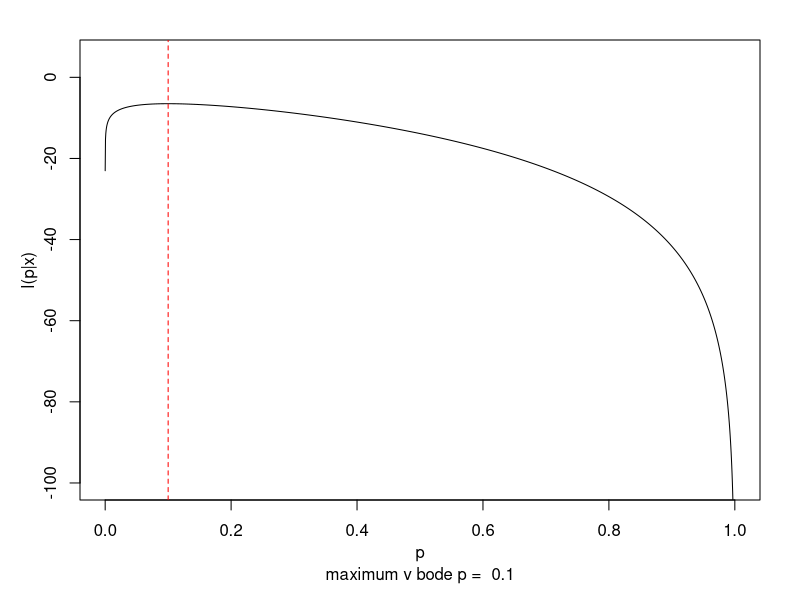
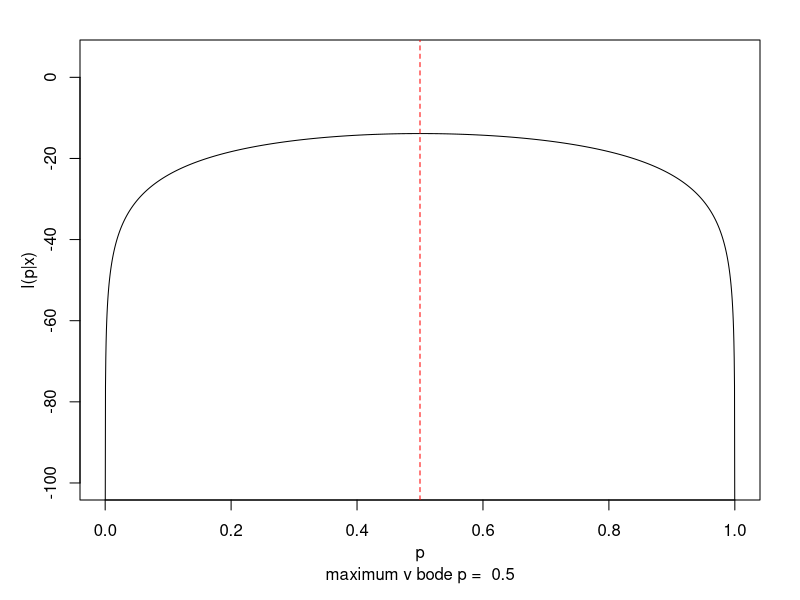
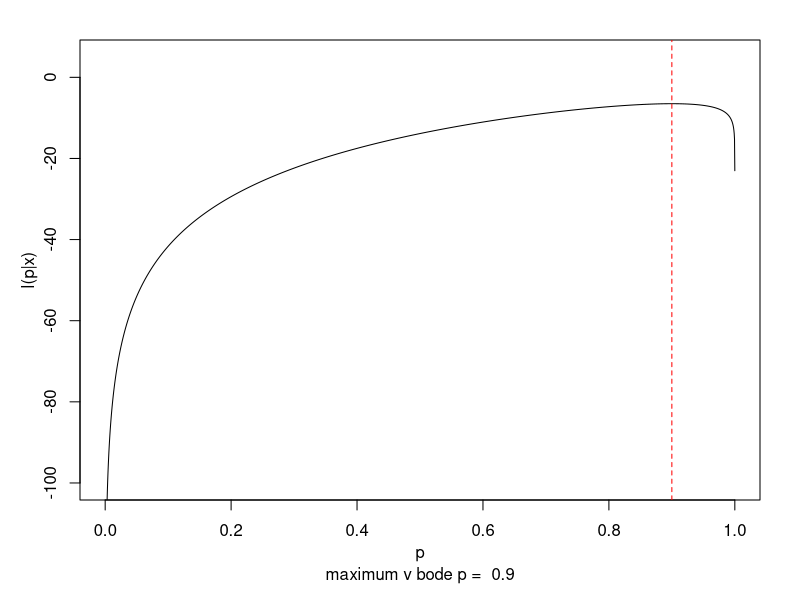
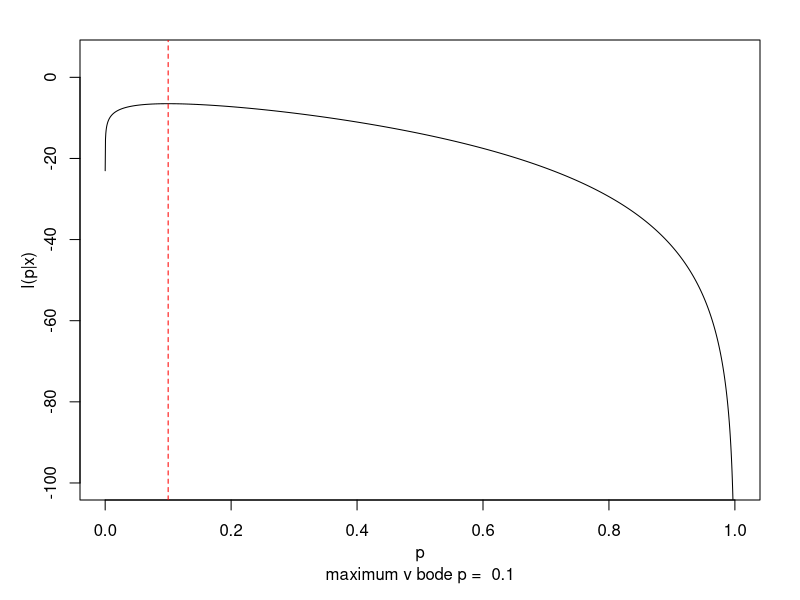
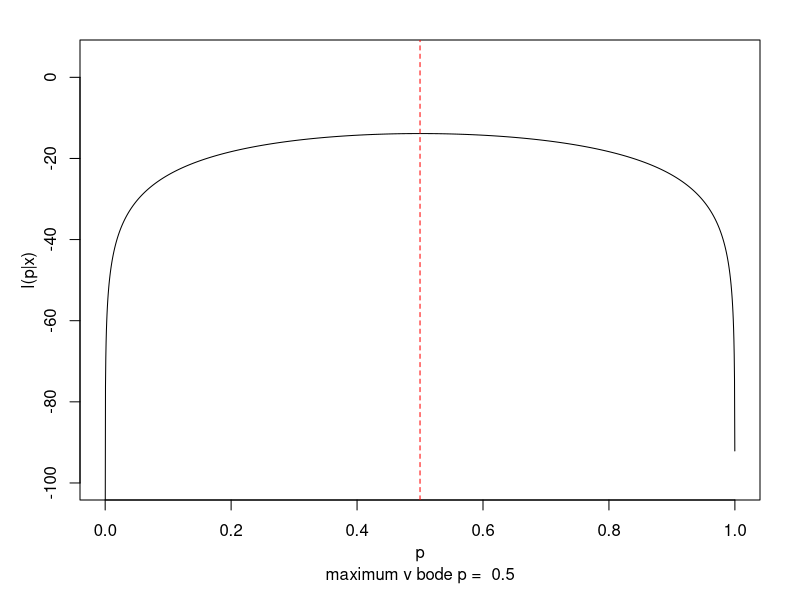
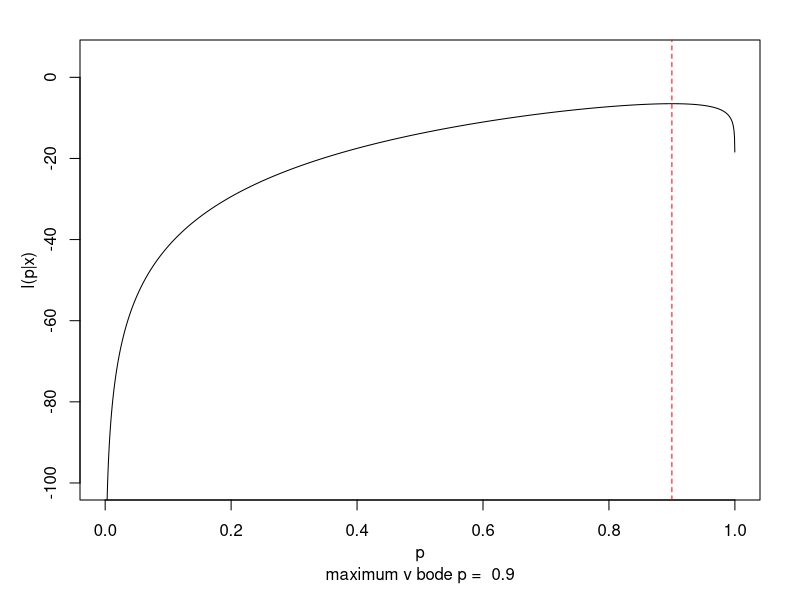

The R script that drew these images, in order: (Note: this script raises an error after producing the figures.)
# Príklad 9.1 (Maximálne vierohodný odhad parametra binomického modelu)
##Nech X ~ Bin(N, p) a realizácie X sú x.Predpokladajme, že sme pozorovali (i) x = 2,
## (ii) x = 10 a (iii) x = 18 úspechov v N = 20 pokusoch.

##Dosadením do vzorcov stanovte presnú hodnotu odhadu parametra p
# a odhad rozptylu odhadu parametra 

x <- c(2, 10, 18) # vektor poctu uspechov pre (i)-(iii)
N <- 20 # pocet Bernoulliho pokusov N
p <- x/N # vektor MLE odhadu parametra p pre (i)-(iii) 
Var_p <- p*(1-p)/N # vektor rozptylu odhadu parametra p pre (i)-(iii) 
 # sumarizacna tabulka vysledkov
tab <- data.frame(cbind(p, Var_p))
rownames(tab) <- paste('x =', x)
tab

tab_comp <- data.frame(round(t(p), 6))
names(tab_comp) = c('MLE_i', 'MLE_ii', 'MLE_iii')

##################################################################
## 3. Pomocou maximalizácie logaritmu vierohodnostnej funkcie binomického
## modelu nájdite maximálne vierohodný odhad parametra p pre situácie (i), (ii) a (iii). 
## Pre každú situáciu vykreslite krivku logaritmu vierohodnostnej funkcie binomického modelu 
## spolu s maximálne vierohodným odhadom parametra p. Maximalizáciu vykonajte:

## a. pomocou funkcie optimize():
# logaritmus verohodnostnej funkcie rozdelenia Bin(N, p) 
l <- function(p, x, N){
  return (x*log(p) + (N-x)*log(1-p))
}  

# vykreslenie pomoocou funkcie optimize()
mle_bin_optim <- function(x, N){
  poptim <- optimize(l, c(0.0001, 0.9999), x = x, N = N, maximum = T) 
  # MLE odhad p pomocou funkcie optimize(), na výstupe je #maximum (resp. minimum) a #objective
  # v #maximum je lokalizacia a v #objective je hodnota toho maxima / minima
  pmax <- poptim$maximum # vyber maxima zo vsetkych vystupov funkcie optimize() 
  par( mar = c(5,4,2,2)) # okraje grafu 5, 4, 2, 2
  p <- seq(from = 0.00001, to = 0.99999, length = 2048) # postupnost od 0.00001 do 0.99999 o dlzke 2048
  plot(p, l(p, x, N), ylim = c(-100, 5), type = 'l', ylab = '', xlab = '') # graf l(p|x)
  abline(v = pmax, col = 'red', lwd = 1, lty = 2) # zvisla cervena ciara (MLE odhad p)
  mtext('p', side = 1, line = 2.1)
  mtext(paste('maximum v bode p = ', round(pmax, 2)), side = 1, line = 3.2)
  mtext('l(p|x)', side = 2, line = 2.1)
  return(pmax) # vrat MLE odhad parametra p
}

MLE_i <- mle_bin_optim(x = x[1], N = 20) # graf + MLE odhad p pre (i) 
MLE_ii <- mle_bin_optim(x = x[2], N = 20) # graf + MLE odhad p pre (ii)
MLE_iii <- mle_bin_optim(x = x[3], N = 20) # graf + MLE odhad p pre (iii)

tab_opt <- data.frame(rbind(cbind(x, round(c(MLE_i, MLE_ii, MLE_iii), 6)))) # sumarizacna tabulka MLE odhadov pre (i)-(iii)
names(tab_opt) <- c('x', 'p_opt')
print('Sumarizacna tabulka MLE odhadov s vyuzitim optimize()')
tab_opt

tab_comp <- rbind(tab_comp,
                   data.frame(round(cbind(MLE_i, 
                                          MLE_ii, 
                                          MLE_iii), 6)))

## b. pomocou vlastnorucne naprogramovanej Newton-Raphsonovej metody RBin():
# skore funkcie pre Bin(N, p) 
S <- function(p, x, N){ # skore funkcia S(p) rozdelenia Bin(N, p)
  return (x /p - (N-x)/(1-p))
}  

# Fisherovo informacne cislo I(p) rozdelenia Bin(N, p)
I <- function(p, N) {
  return (N /(p*(1-p)))
  } 

NRbin <- function(p0, x, N, treshold = 0.00005, max_it = 100){ 
  for (i in 1:max_it){ # cyklus (konci najneskor po max_it iteraciach) 
    p1 <- p0 + S(p0, x, N)/I(p0, N) # iteracny krok
    kriterium <- abs(p1-p0) # aktualizacia rozhodovacieho kriteria 
    p0 <- p1 # aktualizacia premennej p0
    pmax <- p1 # aktualizacia MLE odhadu p
    if(kriterium < treshold){break} 
    # kontrola rozhodovacieho kriteria; splnene -> ukoncenie cyklu
  }
  return(list(pmax = pmax, k = i)) # vystup: MLE odhad p, pocet iteracii k
}

mle_bin_nr <- function(x, N, p0 = 0.001){
  pmax <- NRbin(p0, x, N)$pmax # MLE odhad p pomocou funkcie NRbin() 
  par(mar = c(5, 4, 2, 2)) # okraje grafu 5, 4, 2, 2
  p <- seq(from = 0.00001, to = 0.9999, length = 2048) # postupnost p
  plot(p, l(p, x, N), ylim = c(-100, 5), type = 'l', ylab = '', xlab = '') # graf l(p|x)
  abline(v = pmax, col = 'red', lwd = 1, lty = 2 ) # zvisla cervena ciara (MLE odhad p)
  mtext('p', side = 1, line = 2.1)
  mtext(paste('maximum v bode p = ', round(pmax, 2)), side = 1, line = 3.2)
  mtext('l(p|x)', side = 2, line = 2.1)
  return(pmax) # vrat MLE odhad parametra p
}

MLE_i <- mle_bin_nr(x = x[1], N = N) # graf + MLE odhad p pre (i) 
MLE_ii <- mle_bin_nr(x = x[2], N = N) # graf + MLE odhad p pre (ii)
MLE_iii <- mle_bin_nr(x = x[3], N = N) # graf + MLE odhad p pre (iii)

tab_NR <- data.frame(rbind(cbind(x, round(c(MLE_i, MLE_ii, MLE_iii), 6)))) # sumarizacna tabulka MLE odhadov pre (i)-(iii)
names(tab_NR) <- c('x', 'p_NR')
print('Sumarizacna tabulka MLE odhadov s vyuzitim vlastnej funkcie pre Newton-Raphson metodu()')
tab_NR

tab_comp <- rbind(tab_comp,
                  data.frame(round(cbind(MLE_i, 
                                         MLE_ii, 
                                         MLE_iii), 6)))

## c. pomocou vlastnoručne naprogramovanej metódy sečníc MSbin():
MSbin <- function(p01, p02, x, N, treshold = 1e-5, max_it = 100){
  p1 <- p01 # iniciacia premennej p1 (p01)
  p2 <- p02 # iniciacia premennej p2 (p02)
  for (i in 1:max_it){ # cyklus (konci najneskor po max_it iteraciach)
    df <- S(p2, x, N)*(p2-p1)/(S(p2, x, N) - S(p1, x, N)) # prepocet clena df
    p3 <- p2 - df # iteracny krok (s vyuzitim df)
    p1 <- p2 # aktualizacia premennej p1 
    p2 <- p3 # aktualizacia premennej p2 
    if (S(p3, x, N) == 0) { # kontrola presneho korena funkcie S(p) -> S(p3) = 0 -> koniec a vystup
      return(result <- list(pmax = p3, k = i, chyba = 0)) # vystup
    }
    else if (abs(df) < treshold){ # kontrola rozh. kriteriu; splnene -> koniec a vystup
      chyba = S(p2, x, N) * (p2 - p1) / (S(p2, x, N) - S(p1, x, N)) # vypocet chyby 
      return(result <- list(pmax = p3, k = i, chyba = chyba)) # vystup
    }
  }
}

mle_bin_ms <- function(x, N, p01 = 0.001, p02 = 0.999){
  pmax <- MSbin(p0, p1, x, N)$pmax # MLE odhad p pomocou
  par(mar = c(5, 4, 2, 2)) # okraje grafu 5, 4, 2, 2
  p <- seq(from = 0.00001, to = 0.9999, length = 2048) # postupnost 
  plot(p, l(p, x, N), ylim = c(-100, 5), type = 'l', ylab = '', xlab = '') # graf l(p|x)
  abline(v = pmax, col = 'red', lwd = 1, lty = 2) # zvisla cervena ciara (MLE odhad p)
  mtext('p', side = 1, line = 2.1)
  mtext(paste('maximum v bode p = ', round(pmax, 2)), side = 1, line = 3.2)
  mtext('l(p|x)', side = 2, line = 2.1)
  return(pmax) # vrat MLE odhad parametra p
}

MLE_i <- mle_bin_ms(x = x[1], N = N) # graf + MLE odhad p pre (i) 
MLE_ii <- mle_bin_ms(x = x[2], N = N) # graf + MLE odhad p pre (ii)
MLE_iii <- mle_bin_ms(x = x[3], N = N) # graf + MLE odhad p pre (iii)
tab_MS <- data.frame(rbind(cbind(x, round(c(MLE_i, MLE_ii, MLE_iii), 2)))) # sumarizacna tabulka MLE odhadov pre (i)-(iii)
names(tab_MS) <- c('x', 'p_MS')
print('Sumarizacna tabulka MLE odhadov s vyuzitim vlastnej funkcie pre metodu secnic')
tab_MS

tab_comp <- rbind(tab_comp,
                  data.frame(round(cbind(MLE_i, 
                                         MLE_ii, 
                                         MLE_iii), 6)))
rownames(tab_comp) <- c('exaktný výpočet', 'Odhad - optimize()', 'odhad - Newton-Raphsonova metóda', 'odhad - metóda sečníc')
tab_comp

## 4. Pre situácie (i), (ii) a (iii) vykreslite krivku vierohodnostnej funkcie binomického modelu spolu s maximálne vierohodným odhadom parametra p
# získaným optimalizáciou vierohodnostnej funkcie L (p|x) pomocou funkcie optimize().
L <- function(p, x, N) { # vierohodnostna funkcia L(p|x) pre Bin(N, p)
  return ( choose(N, x) * p^x * (1-p)^(N-x))
} 

mle_bin_optim_L <- function(x, N){
  poptim <- optimize(L, c(0.0001, 0.9999), x = x, N = N, maximum = T) # MLE odhad p pomocou L(p|x) a optimize()
  pmax <- poptim$maxim # vyber maxima zo vsetkych vystupov funkcie optimize()
  par(mar = c(5,4, 2, 2)) # okraje grafu  
  p <- seq(from = 0.00001, to = 0.99999, length = 2048) # sekvencia p od 0.00001 do 0.99999 s dlzkou 2048
  plot(p, L(p, x, N), type = 'l', ylab = 'L(p|x)', xlab = '', las = 1) # graf L(p|x)  
  
  abline(v = pmax, col = 'red', lwd = 1, lty = 1) # zvisla cervena ciara (MLE odhad p) 
  mtext('p', side = 1, line = 2.1)
  mtext(paste('maximum v bode p = ', round(pmax, 2)), side = 1, line = 3.2)
  return(pmax) # vrati MLE odhad parametra p 
}

## Poznámka: Tie grafy sa mierne lisia od zadania. Rozdiel je zjavne v tom, ze ja som definovala vypocet hodnoty vierohodnostnej funkcie L celej, 
## vo vzore je zjavne len jadro nezavisle od parametra p
MLE_i <- mle_bin_optim_L(x[1], N = N) # graf + MLE odhad p pre (i)
MLE_ii <- mle_bin_optim_L(x[2], N = N) # graf + MLE odhad p pre (ii)
MLE_iii <- mle_bin_optim_L(x[3], N = N) # graf + MLE odhad p pre (iii)

tab_opt_L <- data.frame(rbind(cbind(x, round(c(MLE_i, MLE_ii, MLE_iii), 6)))) # sumarizacna tabulka MLE odhadov funkcie L(p|x) pre (i)-(iii)
names(tab_opt) <- c('x', 'p_opt')
print('Sumarizacna tabulka MLE odhadov funkcie L(p|x) s vyuzitim optimize()')
tab_opt

## Príklad 9.2: Kvadratická aproximácia v binomickom modeli
# 1. Nakreslite škálovaný logaritmus funkcie vierohodnosti binomického rozdelenia. Na x-ovej osi bude parameter p a na osi y-ovej osi bude škálovaný logaritmus.
# Porovnajte škálovaný logaritmus s kvadratickou aproximáciou vypočítanou pomocou Taylorovho rozvoja
  
kvadr_aprox <- function(p, x, N, max_ylim, plot = 'aproximace'){
  l <- function (p, x, N){ return (x*log(p) + (N-x)*log(1-p))} # logaritmicka vierohodnostna funkcia
  pmax <- optimize(l, c(0.0001, 0.9999), x = x, N = N, maximum = T)$maximum # MLE odhad parametra p
  lr <- l(p, x, N) - l(pmax, x, N)  # skalovany logaritmus vierohodnostnej funkcie v sekvencii p
  FIM <- function(p, N) {return (N /(p*(1-p)))}  # Fisherovo informacne cislo (FIM)
  Ip <- FIM(pmax, N) # hodnota FIM pre p = pmax
  kv_aproximace <- -1 / 2 * Ip * (p - pmax) ^ 2 # kvadraticka aproximacia
  
  # graf kvadratickej aproximacie
  if (plot == 'aproximace'){
    par(mar = c(4, 4, 1, 1)) # nastavenie okrajov 4, 4, 1, 1
    plot(p, lr, ylim = c(-2.5, 0.6), xlab = '', ylab = 'skalovany l(p|x)', 
         type = 'l', col = 'red', lty = 5, lwd = 2) # graf skalovaneho logaritmu
    lines(p, kv_aproximace, col = 'black', lty = 1, lwd = 2) # krivka kvadratickej aproximacie
    mtext('p', side = 1, line = 2.1) # popis osi x
    mtext(paste('x = ', x , ', N = ', N, sep = ''), side = 1, line = 3.2) # druhy popis osi x
    legend('topleft', legend = c('škálovana l(p|x)', 'kvadr. aproximácia'),
           col = c('red', 'black'), lty = c(5, 1), lwd = 2, bty = 'n')
  }
  
  # graf linearity skalovaneho logaritmu
  if (plot == 'linearita') {
    S <- function (p, x, N){ return (x /p - (N-x)/(1-p)) } # skore funkcia
    Sp <- S(p, x, N) # vypocet konkretnej hodnoty skore funkcie
    par(mar = c(4, 4, 1, 1)) # nastavenie okrajov 4, 4, 1, 1
    plot(Ip ^ (1 / 2) * (p - pmax), - Ip ^ (-1 / 2) * Sp, 
         xlim = c(-2, 2), ylim = c(-2, max_ylim), 
         xlab = '', ylab = '',
         type = 'l', lty = 1, lwd = 1) # graf skalovaneho logaritmu
    abline(a = 0, b = 1, lty = 2, lwd = 1, col = 'red') # referencna priamka y = x
    mtext(bquote(paste(I^{1 / 2} * (widehat(p)) * (p - widehat(p)))), 
          side = 1, line = 2.1) # popis osi x
    mtext(paste('x = ', x , ', N = ', N, sep = ''), side = 1, line = 3.2) # druhy popis osi x
    mtext(bquote(paste(-I^{-1 / 2} * (widehat(p)) * S(p))), 
          side = 2, line = 2.1) # popis osi y
    legend('topleft', legend = c('škálovana skóre funkcia', 'priamka y = x'),
           col = c('black','red'), lty = c(1, 5), lwd = 2, bty = 'n')
  }
}

p <- seq(0.5, 0.99999, length = 2048)
max_ylim = 10

# Grafy: Kvadratická aproximácia škálovaného logaritmu funkcie vierohodnosti binomického rozdelenia
MLE_i_a <- kvadr_aprox(p, 8, 10, max_ylim, plot = 'aproximace')  # graf + MLE odhad p pre (i)
MLE_ii_a <- kvadr_aprox(p, 80, 100, max_ylim, plot = 'aproximace') # graf + MLE odhad p pre (ii)
MLE_iii_a <- kvadr_aprox(p, 800, 1000, max_ylim, plot = 'aproximace') # graf + MLE odhad p pre (iii)

# Grafy: Asymptotická linearita skóre funkcie logaritmu funkcie vierohodnosti binomického rozdelenia
MLE_i_l <- kvadr_aprox(p, 8, 10, max_ylim, plot = 'linearita') # graf + MLE odhad p pre (i)
MLE_ii_l <- kvadr_aprox(p, 80, 100, max_ylim, plot = 'linearita') # graf + MLE odhad p pre (ii)
MLE_iii_l <- kvadr_aprox(p, 800, 1000, max_ylim, plot = 'linearita') # graf + MLE odhad p pre (iii)
